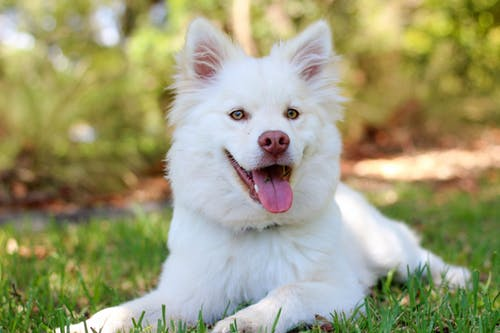
#> input picture opencv/dog.jpeg, 500 x 333 px
$ python bounding_box.py --input dog.jpeg   (older library calls are emulated)
#> lines starting #> are read from the running program, lines starting #| are printed output that depends on the picture; after the words box and inside, x2 and y2 are one past the last pixel; in counts of white or black regions, pixels touching at a corner belong together
from __future__ import print_function
import cv2 as cv
import numpy as np
import argparse
import random as rng
rng.seed(12345)


def thresh_callback(val):
    threshold = val

    canny_output = cv.Canny(src_gray, threshold, threshold * 2)

    _, contours, _ = cv.findContours(canny_output, cv.RETR_TREE,
                                     cv.CHAIN_APPROX_SIMPLE)

    contours_poly = [None] * len(contours)
    boundRect = [None] * len(contours)
    centers = [None] * len(contours)
    radius = [None] * len(contours)
    for i, c in enumerate(contours):
        contours_poly[i] = cv.approxPolyDP(c, 3, True)
        boundRect[i] = cv.boundingRect(contours_poly[i])
        centers[i], radius[i] = cv.minEnclosingCircle(contours_poly[i])

    drawing = np.zeros((canny_output.shape[0], canny_output.shape[1], 3),
                       dtype=np.uint8)

    for i in range(len(contours)):
        color = (rng.randint(0, 256), rng.randint(0, 256), rng.randint(0, 256))
        cv.drawContours(drawing, contours_poly, i, color)
        cv.rectangle(drawing, (int(boundRect[i][0]), int(boundRect[i][1])), \
          (int(boundRect[i][0]+boundRect[i][2]), int(boundRect[i][1]+boundRect[i][3])), color, 2)
        cv.circle(drawing, (int(centers[i][0]), int(centers[i][1])),
                  int(radius[i]), color, 2)

    cv.imshow('Contours', drawing)


parser = argparse.ArgumentParser(
    description=
    'Code for Creating Bounding boxes and circles for contours tutorial.')
parser.add_argument('--input', help='Path to input image.', default='xray.jpg')
args = parser.parse_args()
src = cv.imread(cv.samples.findFile(args.input))
#> src is the input picture: shape (333, 500, 3); mean B, G, R 120.4, 157.4, 158.6
if src is None:
    print('Could not open or find the image:', args.input)
    exit(0)
# Convert image to gray and blur it
src_gray = cv.cvtColor(src, cv.COLOR_BGR2GRAY)
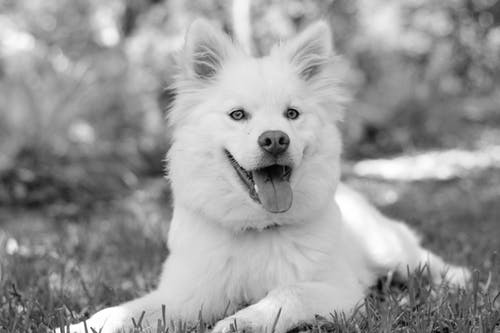
#> src_gray: shape (333, 500); min 0, max 255, mean 153.6
src_gray = cv.blur(src_gray, (3, 3))
source_window = 'Source'
cv.namedWindow(source_window)
cv.imshow(source_window, src)
max_thresh = 255
thresh = 100  # initial threshold
cv.createTrackbar('Canny thresh:', source_window, thresh, max_thresh,
                  thresh_callback)
thresh_callback(thresh)
#> in thresh_callback, `canny_output = cv.Canny(src_gray, threshold, threshold * 2)`:
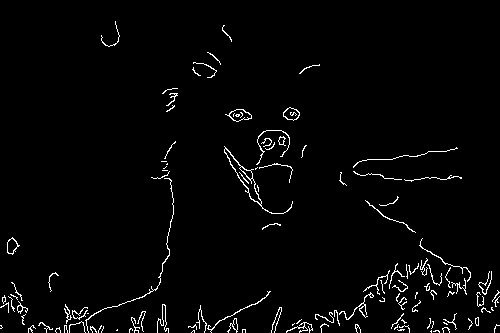
#> canny_output: shape (333, 500); 2.4% white in thin lines or dots
#> in thresh_callback, `_, contours, _ = cv.findContours(canny_output, cv.RETR_TREE, cv.CHAIN_..`: contours = 134 contours, 112 with area under 20; largest, box (x1, y1, x2, y2) and area: (224, 146, 293, 214) 512, (224, 148, 262, 205) 378, (225, 109, 252, 122) 187, (229, 109, 252, 122) 172, (283, 107, 300, 121) 148
#> in thresh_callback, `contours_poly = [None] * len(contours)`: contours_poly = 134 items
#> the loop in thresh_callback, `for i, c in enumerate(contours):` made 134 passes
#> c on passes 2, 6, 23, 41: [[431, 330], [430, 331], [431, 332]], [[117, 329], [116, 330], [117, 330]], [[294, 323], [293, 324], [292, 324], [292, 325]], [[87, 313], [88, 313]]
#> after the loop in thresh_callback, `for i, c in enumerate(contours):`: boundRect = 134 items, first 6: (433, 331, 7, 2), (431, 330, 1, 1), (191, 330, 4, 3), (397, 329, 8, 1), (242, 329, 4, 4), (117, 329, 1, 1); centers = 134 pairs, first value 0.5 to 497, second value 33 to 331.5; contours_poly = 134 contours, 106 with area under 20; largest, box (x1, y1, x2, y2) and area: (224, 146, 293, 214) 539, (225, 148, 261, 205) 312, (225, 109, 252, 122) 170, (229, 109, 252, 122) 141, (7, 237, 20, 255) 127; radius = 134 values, max 87 at index 92, min 0.0001 at index 1, mean 8.66
#> the loop in thresh_callback, `for i in range(len(contours)):` made 134 passes
#> color on passes 1 to 12: (213, 5, 152), (188, 99, 138), (223, 82, 191), (63, 221, 133), (89, 95, 181), (46, 211, 85), (75, 105, 39), (97, 174, 164), (12, 234, 173), (13, 212, 1), (3, 83, 91), (146, 50, 212)
#> after the loop in thresh_callback, `for i in range(len(contours)):`:
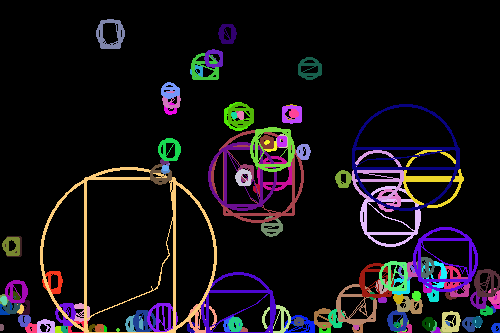
#> drawing: shape (333, 500, 3); mean of channels 0, 1, 2 22.8, 18.5, 22.8; drawn as B, G, R
cv.waitKey(0)
